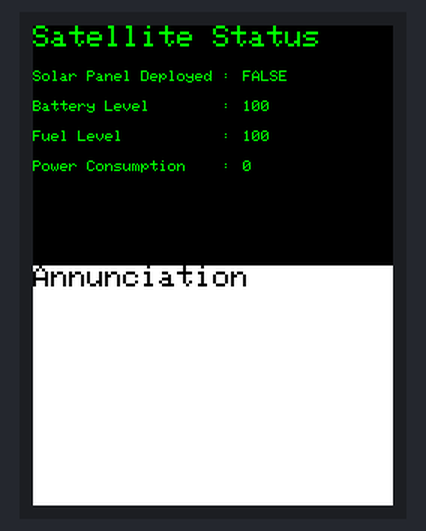
Bench run of a sketch on a simulated Arduino Uno, built with avr-gcc and run on an emulated ATmega328P. On the bench: 240×320 colour display. What the sketch prints to the serial monitor is not drawn.

Above: at 0.3 s.

The sketch:

Assignment2ArduinoTimingStudies.ino
```cpp
extern "C" {
  #include "TCB.h"
  #include "scheduler.h"
  #include "globals.h"
  #include "clock.h"
  #include "LCD.h"
}

// length of the TCB queue
#define LENGTH 1

TCB tcbs[LENGTH];
Scheduler scheduler;
Taskqueue queue;

// for timing studies
long i;
long start;

// a dummy tasks which does nothing... for now.
// required in spec to have 6 length TCB queue
// so this fills the unused 6th slot
void dummy(void* c);

void setup() {
  // put your setup code here, to run once:
  Serial.begin(9600);
  while (!Serial) {
    ; // wait for serial port to connect. Needed for native USB port only
  }
  init_LCD();
  initScheduler(&scheduler);
  initialize();

  // remember to do real time studies!, set uncomment only one of the below to time it
  //initTCB(&tcbs[0], (void*)&comsData, satelliteComsFunction, PRIORITY_REAL_TIME);
  //initTCB(&tcbs[0], (void*)&thrusterData, thrusterSubsystemFunction, PRIORITY_REAL_TIME);
  initTCB(&tcbs[0], (void*)&powerData, powerSubsystemFunction, PRIORITY_REAL_TIME);
  //initTCB(&tcbs[0], (void*)&warningData, warningAlarmFunction, PRIORITY_REAL_TIME);
  //initTCB(&tcbs[0], (void*)&displayData, consoleDisplayFunction, PRIORITY_REAL_TIME);
  //initTCB(&tcbs[0], (void*)0, dummy, PRIORITY_REAL_TIME);
  initTaskQueue(&queue, tcbs, LENGTH);

  // force as char* to suppress c++ warnings
  const char* SATELLITE_STATUS = "Satellite Status";
  const char* SOLAR_PANEL_DEPLOYED = "Solar Panel Deployed :";
  const char* BATTERY_LEVEL = "Battery Level        :";
  const char* FUEL_LEVEL = "Fuel Level           :";
  const char* POWER_CONSUMPTION = "Power Consumption    :";
  const char* ANNUNCIATION = "Annunciation";

  // build the outline for the satellite status screen
  tft_clear_top(BLACK);
  tft_set_color(GREEN);
  tft_set_fontsize(2);
  tft_display_top(SATELLITE_STATUS, FIELD_ALIGN_X, HEADER_ALIGN_Y);
  tft_set_fontsize(1);
  tft_display_top(SOLAR_PANEL_DEPLOYED, FIELD_ALIGN_X, Y_STATE);
  tft_display_top(BATTERY_LEVEL, FIELD_ALIGN_X, Y_BATTERY);
  tft_display_top(FUEL_LEVEL, FIELD_ALIGN_X, Y_FUEL);
  tft_display_top(POWER_CONSUMPTION, FIELD_ALIGN_X, Y_POWER);

  // and annunciation
  tft_clear_bottom(WHITE);
  tft_set_color(BLACK);
  tft_set_fontsize(2);
  tft_display_bottom(ANNUNCIATION, FIELD_ALIGN_X, HEADER_ALIGN_Y);

  // establish initial display
  consoleDisplayFunction(&displayData);
  Serial.println("[DEBUG]: INITIALIZATION FINISHED!");

  i = 0;
  start = millis();
}

void loop() {
  // put your main code here, to run repeatedly:
  scheduleAndRun(&scheduler, &queue);
  i += 1;

  if (i % 100000 == 0) {
    long current = millis();
    Serial.print("Time to run ");
    Serial.print(i);
    Serial.println(" iterations");
    Serial.println(current - start);
    start = current;
  }
}

void dummy(void* c) {}
```

TCB.c
```cpp
#include "clock.h"
#include "TCB.h"

// similar example as what is done in the EE474 lecture notes
// and examples kernels on the website for the class
void invoke(TCB* tcb) {
    (tcb -> taskPtr)(tcb -> taskDataPtr);
}

void initTCB(TCB* tcb, void* taskDataPtr, void (*taskPtr)(void*), TaskPriority priority) {
    tcb -> taskDataPtr = taskDataPtr;
    tcb -> taskPtr = taskPtr;
    tcb -> priority = priority;
}
```

TCB.h
```cpp
#ifndef TCB_H_INCLUDED
#define TCB_H_INCLUDED

// priority levels are like so: REAL_TIME > HIGH > LOW
typedef enum {PRIORITY_REAL_TIME, PRIORITY_HIGH, PRIORITY_LOW} TaskPriority;

typedef struct
{
	void* taskDataPtr;
	void (*taskPtr)(void*);
    TaskPriority priority;
}
TCB;

// invokes TCB's function, passing in the given task info
// schedules the TCB to run at least the given number of
// milliseconds next from the current time.
//
// returns 1 if the task was invoked
// returns 0 if the task was not invoked
void invoke(TCB* tcb);

// initialize TCB with the given info
void initTCB(TCB* tcb, void* taskDataPtr, void (*taskPtr)(void*), TaskPriority priority);

#endif // TCB_H_INCLUDED
```

bool.h
```cpp
#ifndef BOOL_H_INCLUDED
#define BOOL_H_INCLUDED

typedef enum { FALSE = 0, TRUE = 1} Bool;

#endif // BOOL_H_INCLUDED
```

clock.c
```cpp
#include "clock.h"

/*
This file contains the system specific implementation of the clock function.
This one is made for the Arduino environment to be used for the demo

// TODO: make a software delay
*/
unsigned long long getTimeMillis() {
    return millis();
}
```

clock.h
```cpp
#ifndef CLOCK_H_INCLUDED
#define CLOCK_H_INCLUDED

// include this to use arduino built-in's like millis()
#include <Arduino.h>

/*
Gets the current system time in milliseconds.

The current system time should be based on a common
point in the past, e.g. January 1st 1970 or the
time the system started running, between calls
in the same continual operation of the system.
*/
unsigned long long getTimeMillis();

#endif // CLOCK_H_INCLUDED
```

consoleDisplaySubsystem.c
```cpp
#include <string.h>
#include <stdio.h>
#include "globals.h"
#include "consoleDisplaySubsystem.h"
#include "print_format.h"
#include "LCD.h"

void consoleDisplayFunction(void* data) {
    // Cast to correct pointer
    consoleDisplayData* displayData = (consoleDisplayData*) data;

    // for debugging
    print_format("SUBSYSTEM CONSOLE:\n");

    // obtain information to convert to strings
    Bool solarPanelState = *(displayData->solarPanelStatePtr);
    unsigned short batteryLevel = *(displayData->batteryLevelPtr);
    unsigned short fuelLevel = *(displayData->fuelLevelPtr);
    unsigned short powerConsumption = *(displayData->powerConsumptionPtr);

    // Create solar panel state string
    char* state;
    if(solarPanelState){
      state = "TRUE";
    } else {
      state = "FALSE";
    }

    // Create battery level string
    char battery[MAX_VALUE_WIDTH];
    snprintf(battery, MAX_VALUE_WIDTH, "%u", batteryLevel);


    // Create fuel level string
    char fuel[MAX_VALUE_WIDTH];
    snprintf(fuel, MAX_VALUE_WIDTH, "%u", fuelLevel);

    // Create power consumption string
    char power[MAX_VALUE_WIDTH];
    snprintf(power, MAX_VALUE_WIDTH, "%u", powerConsumption);

    // Draw a black rectangle on the top half of the screen to refresh it
    tft_set_color(BLACK);
    tft_fill_rect(TEXT_ALIGN_X, Y_STATE, tft_get_width(), Y_POWER, BLACK);

    tft_set_fontsize(FONTSIZE);
    tft_set_color(GREEN);
    tft_display_top(state, TEXT_ALIGN_X, Y_STATE);
    tft_display_top(battery, TEXT_ALIGN_X, Y_BATTERY);
    tft_display_top(fuel, TEXT_ALIGN_X, Y_FUEL);
    tft_display_top(power, TEXT_ALIGN_X, Y_POWER);
}
```

consoleDisplaySubsystem.h
```cpp
#ifndef CONSOLEDISPLAYSUBSYSTEM_H
#define CONSOLEDISPLAYSUBSYSTEM_H

// all values should be flush 140 pixels from left side of screen
#define TEXT_ALIGN_X 140

// all field names should be aligned at 0 for x coord.
#define FIELD_ALIGN_X 0

// all headers should be at the very top of the screen
#define HEADER_ALIGN_Y 0

// y-coordinates to start printing assoc. values for
#define Y_STATE 30
#define Y_BATTERY 50
#define Y_FUEL 70
#define Y_POWER 90

#define FONTSIZE 1

// max width of the string to print
#define MAX_VALUE_WIDTH 20

// for TRUE/FALSE
#include "bool.h"

typedef struct consoleDisplayDataStruct {
    unsigned int* thrustCommandPtr;
    unsigned short* batteryLevelPtr;
    unsigned short* fuelLevelPtr;
    unsigned short* powerConsumptionPtr;
    unsigned short* powerGenerationPtr;
    Bool* solarPanelStatePtr;
    Bool* fuelLowPtr;
    Bool* batteryLowPtr;
} consoleDisplayData;

/*
See specification/report for full functionality
*/
void consoleDisplayFunction(void* data);

#endif
```

globals.h
```cpp
// this file contains global variables which will be
// initialized in initGlobals.c (if they haven't here)
// see specification/report for details on what each field does

#ifndef GLOBALS_H_INCLUDED
#define GLOBALS_H_INCLUDED

// Assign human-readable names to some common 16-bit color values
// From the TFT code included in LCD.ino
#define BLACK   0x0000
#define BLUE    0x001F
#define RED     0xF800
#define GREEN   0x07E0
#define CYAN    0x07FF
#define MAGENTA 0xF81F
#define YELLOW  0xFFE0
#define WHITE   0xFFFF
#define ORANGE  0xFFA0

#include "bool.h"
#include "thrusterSubsystem.h"
#include "satelliteComsSubsystem.h"
#include "warningAlarmSubsystem.h"
#include "powerSubsystem.h"
#include "consoleDisplaySubsystem.h"

unsigned int thrustCommand;
unsigned short batteryLevel;
unsigned short fuelLevel;
unsigned short powerConsumption;
unsigned short powerGeneration;
Bool solarPanelState;
Bool fuelLow;
Bool batteryLow;

// static allocation for structs to use
powerSubsystemData powerData;
thrusterSubsystemData thrusterData;
satelliteComsData comsData;
consoleDisplayData displayData;
warningAlarmData warningData;

void initialize();
#endif // GLOBALS_H_INCLUDED
```

initGlobals.c
```cpp
#include <stdarg.h>
#include "globals.h"

void initPowerData() {
    powerData.solarPanelStatePtr = &solarPanelState;
    powerData.batteryLevelPtr = &batteryLevel;
    powerData.powerConsumptionPtr = &powerConsumption;
    powerData.powerGenerationPtr = &powerGeneration;
    powerData.callCounter = 0;
    powerData.increaseConsumption = TRUE;
}

void initThrusterData() {
    thrusterData.thrustCommandPtr = &thrustCommand;
    thrusterData.fuelLevelPtr = &fuelLevel;
}

void initComsData() {
    comsData.thrustCommandPtr = &thrustCommand;
    comsData.batteryLevelPtr = &batteryLevel;
    comsData.fuelLevelPtr = &fuelLevel;
    comsData.powerConsumptionPtr = &powerConsumption;
    comsData.powerGenerationPtr = &powerGeneration;
    comsData.solarPanelStatePtr = &solarPanelState;
    comsData.fuelLowPtr = &fuelLow;
    comsData.batteryLowPtr = &batteryLow;
}

void initDisplayData() {
    displayData.thrustCommandPtr = &thrustCommand;
    displayData.batteryLevelPtr = &batteryLevel;
    displayData.fuelLevelPtr = &fuelLevel;
    displayData.powerConsumptionPtr = &powerConsumption;
    displayData.powerGenerationPtr = &powerGeneration;
    displayData.solarPanelStatePtr = &solarPanelState;
    displayData.fuelLowPtr = &fuelLow;
    displayData.batteryLowPtr = &batteryLow;
}

void initWarningData() {
    warningData.batteryLevelPtr = &batteryLevel;
    warningData.batteryLowPtr = &batteryLow;
    warningData.fuelLevelPtr = &fuelLevel;
    warningData.fuelLowPtr = &fuelLow;
}

void initialize(){
    // Initialize globals
    thrustCommand = 0;
    batteryLevel = 100;
    fuelLevel = 100;
    powerConsumption = 0;
    powerGeneration = 0;
    solarPanelState = FALSE;
    fuelLow = FALSE;
    batteryLow = FALSE;

    // Initialize data structs
    initPowerData();
    initThrusterData();
    initComsData();
    initDisplayData();
    initWarningData();
}
```

powerSubsystem.c
```cpp
#include "globals.h"
#include "powerSubsystem.h"
#include "print_format.h"

void powerSubsystemFunction(void* data){
    // Cast to correct pointer
    powerSubsystemData* powerData = (powerSubsystemData*) data;

    // Power Consumption, increase consumption/decrease consumption
    // based on whether system is currently increasing or decreasing
    // power use
    if(powerData->increaseConsumption) {
        if (powerData->callCounter % 2 == 0) {
            *(powerData->powerConsumptionPtr) += 2;
        } else {
            *(powerData->powerConsumptionPtr) -= 1;
        }
        if (*(powerData->powerConsumptionPtr) > CONSUMPTION_LIMIT) {
            powerData->increaseConsumption = FALSE;
        }
    } else {
        if (powerData->callCounter % 2 == 0) {
            *(powerData->powerConsumptionPtr) -= 2;
        } else {
            *(powerData->powerConsumptionPtr) += 1;
        }
        if (*(powerData->powerConsumptionPtr) < CONSUMPTION_FLOOR) {
            powerData->increaseConsumption = TRUE;
        }
    }

    // Power Generation, based on battery level (which effects charging efficiency)
    // and whether solar panels are active
    if(*(powerData->solarPanelStatePtr)) {  // Solar panel is deployed
        if (*(powerData->batteryLevelPtr) > BATTERY_LEVEL_RETRACT) {
            *(powerData->solarPanelStatePtr) = FALSE;
            // Engineering decision: When we retract solar panel, power generation is 0
            *(powerData->powerGenerationPtr) = 0;
        } else if (*(powerData->batteryLevelPtr) < LOW_BATTERY_LEVEL){
            if (powerData->callCounter % 2 == 0) {
                *(powerData->powerGenerationPtr) += 2;
            } else {
                *(powerData->powerGenerationPtr) += 1;
            }
        } else if (*(powerData->batteryLevelPtr) <= HIGH_BATTERY_LEVEL
                   && *(powerData->batteryLevelPtr) >= LOW_BATTERY_LEVEL) {
            if (powerData->callCounter % 2 == 0) {
                *(powerData->powerGenerationPtr) += 2;
            }
        }
    } else {  // Solar panel is not deployed
        if (*(powerData->batteryLevelPtr) <= BATTERY_LEVEL_DEPLOY) {
            *(powerData->solarPanelStatePtr) = TRUE;
        }
    }

    // Battery Level use based on given formula
    if(!(*(powerData->solarPanelStatePtr))) {  // Solar panel is not deployed
        *(powerData->batteryLevelPtr) = *(powerData->batteryLevelPtr) - (3 * (*(powerData->powerConsumptionPtr)));
    } else {  // Solar panel is deployed
        *(powerData->batteryLevelPtr) = *(powerData->batteryLevelPtr) + *(powerData->powerGenerationPtr) - *(powerData->powerConsumptionPtr);
    }

    // cannot overcharge batteries (though you can try!)
    if (*(powerData->batteryLevelPtr) > 100) {
        *(powerData->batteryLevelPtr) = 100;
    }

    // for debugging
    print_format("SUBSYSTEM POWER\n");
    print_format("\tCurrent power consumption: %d \n\tCurrent power generation: %d \n\tBattery level: %d \n\tSolar panels: %d\n",
           *(powerData ->powerConsumptionPtr), *(powerData->powerGenerationPtr), *(powerData->batteryLevelPtr), *(powerData->solarPanelStatePtr));

    // call counting to control incremental behavior
    powerData->callCounter++;
}
```

powerSubsystem.h
```cpp
#ifndef POWERSUBSYSTEM_H
#define POWERSUBSYSTEM_H

/*
Why deploy at 60? In the worst case we are at 61 and 12 consumption

Battery:     61 25 17  9  5   1 --- phew barely lived!
Consumption: 12 10 11  9  10  8
Generation:   0  2  3  5  6   8
              ^
              |____where we start solar panels
              56 - 12
              20
*/

// the battery level thresholds to deploy and retract the solar panels
#define BATTERY_LEVEL_DEPLOY 61
#define BATTERY_LEVEL_RETRACT 95

// the power consumption thresholds to begin decreasing/increasing use
#define CONSUMPTION_LIMIT 10
#define CONSUMPTION_FLOOR 5

// HIGH and LOW battery levels which effect efficiency of solar panel
// power generation
#define HIGH_BATTERY_LEVEL 95
#define LOW_BATTERY_LEVEL 50

#include "bool.h"

typedef struct powerSubsystemDataStruct {
    Bool* solarPanelStatePtr;
    unsigned short* batteryLevelPtr;
    unsigned short* powerConsumptionPtr;
    unsigned short* powerGenerationPtr;
    int callCounter;
    Bool increaseConsumption;
} powerSubsystemData;

void powerSubsystemFunction(void* data);

#endif
```

print_format.cpp
```cpp
#include <Arduino.h>

// because we will be using in C libraries, use C naming conventions
extern "C" {
  #include "print_format.h"
}

// Taken from article: http://playground.arduino.cc/Main/Printf
void print_format(char *fmt, ... ){
        if (!DEBUG) return;

        char buf[1024]; // resulting string limited to 1024 chars
        va_list args;
        va_start (args, fmt );
        vsnprintf(buf, 1024, fmt, args);
        va_end (args);
        Serial.print(buf);
}
```

print_format.h
```cpp
#ifndef PRINTF_H_INCLUDED
#define PRINTF_H_INCLUDED

#define DEBUG 0 // set to 0 to turn off debugging print statements

// Allow writing to serial via a printf like function in Arduino
void print_format(char *fmt, ... );

#endif // PRINTF_H_INCLUDED
```

rand1.c
```cpp
#include <stdlib.h>
#include <stdio.h>
#include <limits.h>

#include "rand1.h"

static long seed = 1;

// taken from the EE474 website, courtesy of one James Peckol
long randomInteger(int low, int high)
{
	double randNum = 0.0;
 	long multiplier = 2743;
	long addOn = 5923;
	double max = INT_MAX + 1.0;

	long retVal = 0;

	if (low > high)
		retVal = randomInteger(high, low);
	else
	{
   		seed = seed*multiplier + addOn;
   		randNum = seed;

		if (randNum <0)
		{
			randNum = randNum + max;
		}

		randNum = randNum/max;

		retVal =  ((int)((high-low+1)*randNum))+low;
	}

	return retVal;
}
```

rand1.h
```cpp
#ifndef RAND1_H
#define RAND1_H

// generates a random integer between the two given values
long randomInteger(int low, int high);

#endif // RAND_H
```

satelliteComsSubsystem.c
```cpp
#include "globals.h"
#include "satelliteComsSubsystem.h"
#include "rand1.h"
#include "print_format.h"

void satelliteComsFunction(void* data) {
    // Cast to correct pointer
    satelliteComsData* comsData = (satelliteComsData*) data;

    *(comsData->thrustCommandPtr) = randomInteger(RANDOM_MIN_CMD, RANDOM_MAX_CMD);

    // Set battery low
    if(*(comsData->batteryLevelPtr) <= LOW_LEVEL_BATTERY_WARNING){
        *(comsData->batteryLowPtr) = TRUE;
    } else {
        *(comsData->batteryLowPtr) = FALSE;
    }

    // Set fuel low
    if(*(comsData->fuelLevelPtr) <= LOW_LEVEL_FUEL_WARNING) {
        *(comsData->fuelLowPtr) = TRUE;
    } else {
        *(comsData->fuelLowPtr) = FALSE;
    }

    // for debugging
    print_format("SUBSYSTEM SATELLITE:\n");
    print_format("\tFuel Low Warning %d\n\tBattery Low Warning %d\n", *(comsData->fuelLowPtr), *(comsData->batteryLowPtr));
}
```

satelliteComsSubsystem.h
```cpp
#ifndef SATELLITECOMSSUBSYSTEM_H
#define SATELLITECOMSSUBSYSTEM_H

// tell houston we have a problem when our resources become too low...
#define MEDIUM_LEVEL_BATTERY_WARNING 61
#define MEDIUM_LEVEL_FUEL_WARNING 50
#define LOW_LEVEL_BATTERY_WARNING 35
#define LOW_LEVEL_FUEL_WARNING 25

// range of values that can be received as a "command"
#define RANDOM_MIN_CMD 0
#define RANDOM_MAX_CMD 65535

#include "bool.h"

typedef struct satelliteComsDataStruct {
    unsigned int* thrustCommandPtr;
    unsigned short* batteryLevelPtr;
    unsigned short* fuelLevelPtr;
    unsigned short* powerConsumptionPtr;
    unsigned short* powerGenerationPtr;
    Bool* solarPanelStatePtr;
    Bool* fuelLowPtr;
    Bool* batteryLowPtr;
} satelliteComsData;

void satelliteComsFunction(void* data);

#endif
```

taskqueue.c
```cpp
#include "taskqueue.h"

void initTaskQueue(Taskqueue* queue, TCB* tcbArray, int length) {
    queue -> tcbArray = tcbArray;
    queue -> length = length;
    queue -> cur_index = 0;
}

// returns the next task in the queue
TCB* getNextTCB(Taskqueue* queue) {
    TCB* nextTCB = &(queue -> tcbArray)[queue -> cur_index];

    // when we complete cycles go back to index 0, hence % operator
    queue -> cur_index = (queue -> cur_index + 1) % queue -> length;

    return nextTCB;
}
```

Source omitted: scheduler.c (1447 bytes), scheduler.h (744 bytes), taskqueue.h (451 bytes), thrusterSubsystem.c (1551 bytes), thrusterSubsystem.h (250 bytes), warningAlarmSubsystem.c (3373 bytes), warningAlarmSubsystem.h (423 bytes), LCD.h (808 bytes), LCD.ino (4384 bytes)
